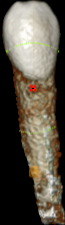
#> input picture data_cbct/51-60/females/Savitha@52/tooth.bmp, 65 x 225 px, found by its file name
$ python savitha.py
#> lines starting #> are read from the running program, lines starting #| are printed output that depends on the picture; long printed decimals are rounded
import math
import cv2

cube_tooth = 29.33
cube_pulp  = 14.56

savitha_tooth = cv2.imread("kari/51-60/females/Savitha@52/tooth.bmp", cv2.IMREAD_GRAYSCALE)
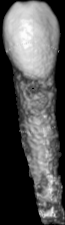
#> savitha_tooth: shape (225, 65); min 0, max 252, mean 83.5
savitha_pulp  = cv2.imread("kari/51-60/females/Savitha@52/pulp.bmp", cv2.IMREAD_GRAYSCALE)
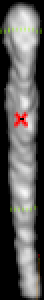
#> input picture data_cbct/51-60/females/Savitha@52/pulp.bmp, 22 x 150 px, found by its file name (shown 2 times larger)
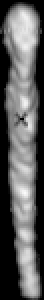
#> savitha_pulp: shape (150, 22) (shown 2 times larger); min 0, max 251, mean 91.2

savitha_tooth_white_pixels = cv2.countNonZero(savitha_tooth)
#> savitha_tooth_white_pixels = 8908
savitha_pulp_white_pixels  = cv2.countNonZero(savitha_pulp)
#> savitha_pulp_white_pixels = 2164

savitha_pulp_to_tooth_pixel_ratio = savitha_pulp_white_pixels / savitha_tooth_white_pixels
#> savitha_pulp_to_tooth_pixel_ratio = 0.243
savitha_pulp_to_tooth_ratio = ((math.cbrt(cube_pulp)**2 * savitha_pulp_white_pixels) / (math.cbrt(cube_tooth)**2 * savitha_tooth_white_pixels))
#> savitha_pulp_to_tooth_ratio = 0.152

print("Savitha tooth white pixels: " , savitha_tooth_white_pixels)
#| Savitha tooth white pixels:  8908
print("Savitha pulp white pixels: "  , savitha_pulp_white_pixels)
#| Savitha pulp white pixels:  2164
print("\nSavitha PTTR (pixel)\t:\t"  , savitha_pulp_to_tooth_pixel_ratio)
#| Savitha PTTR (pixel)	:	 0.2429
print("Savitha PTTR (normal)\t:\t"   , savitha_pulp_to_tooth_ratio)
#| Savitha PTTR (normal)	:	 0.1523
print("Savitha age  (true)\t:\t 52")

cv2.imshow("savitha_pulp", savitha_pulp)
cv2.imshow("savitha_tooth", savitha_tooth)

_ = cv2.waitKey(0)
#> (key Esc is pressed here)
cv2.destroyAllWindows()

"""
FOOTNOTE OBSERVATION:

:D
"""
